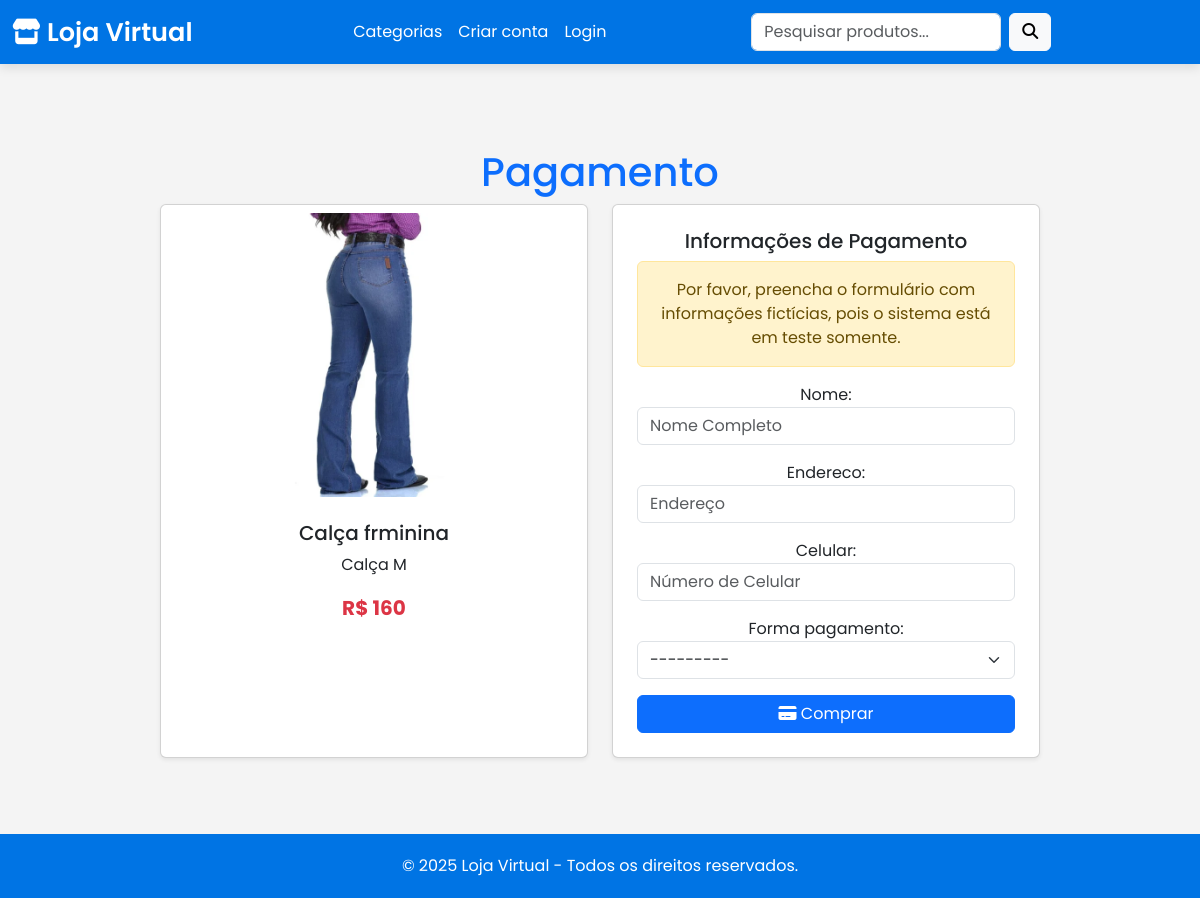
The page /pagamento/4/ (signed in) on the database its author committed.
### loja_app/models.py (models this page shows, shortened)
class Produto(models.Model):
    nome = models.CharField(max_length=100)
    descricao = models.TextField()
    preco = models.IntegerField()
    imagem = models.ImageField()
    categoria = models.ForeignKey(Categoria, on_delete=models.CASCADE)

### loja_app/views.py (the view, shortened to what this page needs)
# urls.py: path('pagamento/<int:produto_id>/', PagamentoView.as_view(), name='pagamento'),
class PagamentoView(LoginRequiredMixin,TemplateView):
    template_name = 'pagamentos/pagamento.html'
    login_url='/usuarios/login/'
    redirect_field_name='redirect_to'
    def get_context_data(self, **kwargs):
        context = super().get_context_data(**kwargs)
        produto_id = self.kwargs.get('produto_id')
        produto = get_object_or_404(Produto, id=produto_id)
        form = PagamentoForm()
        context['produto'] = produto
        context['form'] = form
        return context

### loja_app/forms.py
class PagamentoForm(forms.ModelForm):
    class Meta:
        model = Pedido
        fields = ['nome', 'endereco', 'celular', 'forma_pagamento']
        widgets = {
            'nome': forms.TextInput(attrs={'class': 'form-control', 'placeholder': 'Nome Completo'}),
            'endereco': forms.TextInput(attrs={'class': 'form-control', 'placeholder': 'Endereço', 'rows': 3}),
            'celular': forms.TextInput(attrs={'class': 'form-control', 'placeholder': 'Número de Celular'}),
            'forma_pagamento': forms.Select(attrs={'class': 'form-select'}),
        }

### loja_app/templates/pagamentos/pagamento.html (shortened to what this page needs)
{% extends 'estilos/base.html' %}
{% block content %}
<div class="container mt-4">
    <h1 class="text-primary">Pagamento</h1>
    <div class="row">
        <div class="col-md-6 mb-3">
            <div class="card shadow-sm h-100">
                <img src="{{ produto.imagem.url }}" class="card-img-top p-2" alt="{{ produto.nome }}" style="width: 100%; height: auto; object-fit: contain;">
                <div class="card-body">
                    <h5 class="card-title">{{ produto.nome }}</h5>
                    <p class="card-text">{{ produto.descricao }}</p>
                    <p class="card-text text-danger fw-bold fs-5">R$ {{ produto.preco }}</p>
                </div>
            </div>
        </div>
        <div class="col-md-6 mb-3">
            <div class="card p-4 shadow-sm h-100">
                <h5 class="card-title">Informações de Pagamento</h5>
                <div class="alert alert-warning">
                    Por favor, preencha o formulário com informações fictícias, pois o sistema está em teste somente.
                </div>
                <form method="post">
                    <div class="mb-3">
                        {{ form.as_p }}
                    </div>
                    <button type="submit" class="btn btn-primary w-100"><i class="fas fa-credit-card"></i> Comprar</button>
                </form>
            </div>
        </div>
    </div>
</div>
{% endblock %}

### loja_app/templates/estilos/base.html (style rules this page uses)
html, body { height: 100%; display: flex; flex-direction: column; background-color: #f4f4f4; font-family: 'Poppins', sans-serif; }
.container { flex: 1; padding: 30px; text-align: center; }

### loja_app/templates/pagamentos/pagamento.html (style rules this page uses)
.card-img-top { max-height: 300px; }
.container { max-width: 1000px; }

### rows shown on the page
Produto: imagem (picture), nome "Calça frminina", descricao "Calça M", preco "160"
